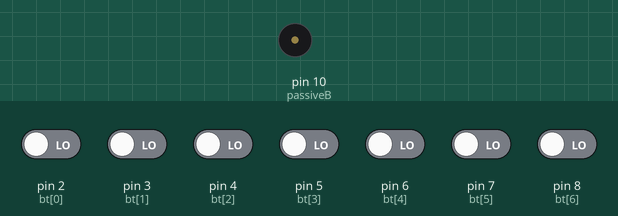
The sketch below on a simulated Arduino Uno, built with avr-gcc and run on an emulated ATmega328P. Parts: buzzer (waves = sounding). The inputs (shaded band) are chosen by the test bench; at power-on: pin 2 (bt[0]), pin 3 (bt[1]), pin 4 (bt[2]), pin 5 (bt[3]), pin 6 (bt[4]), pin 7 (bt[5]), pin 8 (bt[6]) LOW.

Above: at 1.2 s.
1.3 s: pin 2 (bt[0]) driven HIGH
At 2.4 s:
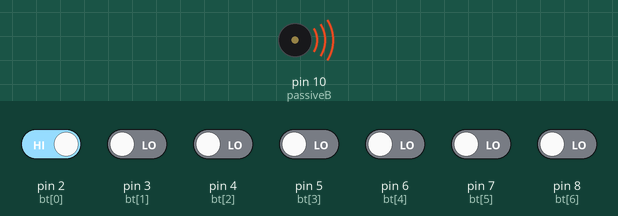
2.8 s: pin 2 (bt[0]) driven LOW
At 3.5 s:
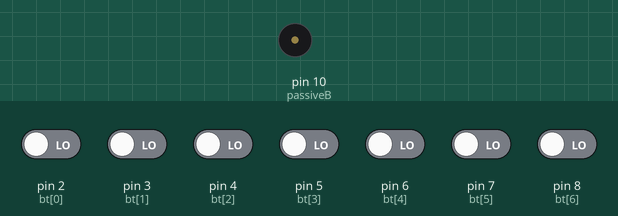
4.3 s: pin 3 (bt[1]) driven HIGH
At 4.7 s:
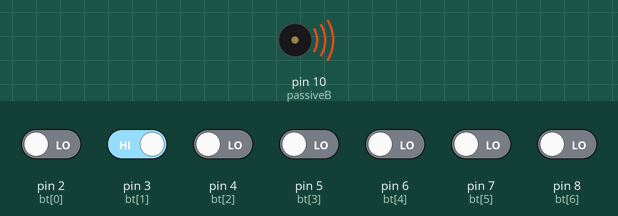
Timing chart, 0 to 7.3 s (numbered marks = the images above; inputs shaded):
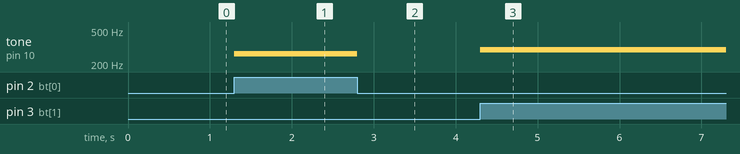

The sketch:

piano.ino
```cpp
const int passiveB = 10;
int bt[7] = {2,3,4,5,6,7,8};//도레미파솔라시 버튼
int melody[7] = {262, 294, 330, 349, 393, 440, 494};//도레미파솔라시 음계

void setup() {
  // put your setup code here, to run once:

  for(int i=0; i<7; i++){
    pinMode(bt[i], INPUT);
  }
}

void loop() {
  // put your main code here, to run repeatedly:
  if(digitalRead(bt[0]) == HIGH){
    tone(passiveB, melody[0]);
  }
  else if(digitalRead(bt[1]) == HIGH){
    tone(passiveB, melody[1]);
  }
  else if(digitalRead(bt[2]) == HIGH){
    tone(passiveB, melody[2]);
  }
  else if(digitalRead(bt[3]) == HIGH){
    tone(passiveB, melody[3]);
  }
  else if(digitalRead(bt[4]) == HIGH){
    tone(passiveB, melody[4]);
  }
  else if(digitalRead(bt[5]) == HIGH){
    tone(passiveB, melody[5]);
  }
  else if(digitalRead(bt[6]) == HIGH){
    tone(passiveB, melody[6]);
  }
  else{
    noTone(passiveB);
  }
}
```

Measured:
- after the input at 1.3 s, tone on pin 10 (passiveB): silent → 262 Hz at once
- after the input at 2.8 s, tone on pin 10 (passiveB): 262 Hz → silent at once
- after the input at 4.3 s, tone on pin 10 (passiveB): silent → 294 Hz at once
